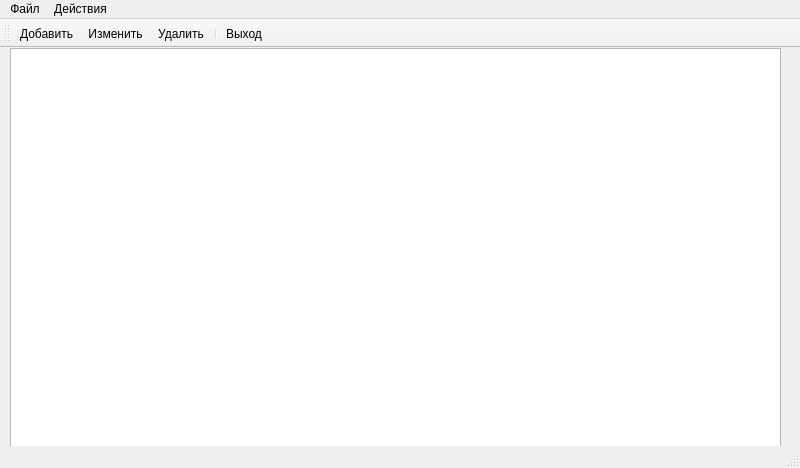
<?xml version="1.0" encoding="UTF-8"?>
<ui version="4.0">
 <class>MainWindow</class>
 <widget class="QMainWindow" name="MainWindow">
  <property name="geometry">
   <rect>
    <x>0</x>
    <y>0</y>
    <width>800</width>
    <height>468</height>
   </rect>
  </property>
  <property name="windowTitle">
   <string>Тест базы данных</string>
  </property>
  <widget class="QWidget" name="centralwidget">
   <widget class="QTableView" name="m_tableView">
    <property name="geometry">
     <rect>
      <x>10</x>
      <y>0</y>
      <width>771</width>
      <height>421</height>
     </rect>
    </property>
   </widget>
  </widget>
  <widget class="QMenuBar" name="menubar">
   <property name="geometry">
    <rect>
     <x>0</x>
     <y>0</y>
     <width>800</width>
     <height>30</height>
    </rect>
   </property>
   <widget class="QMenu" name="menu">
    <property name="title">
     <string>Файл</string>
    </property>
    <addaction name="exit_action"/>
   </widget>
   <widget class="QMenu" name="menu_2">
    <property name="title">
     <string>Действия</string>
    </property>
    <addaction name="add_rocord_action"/>
    <addaction name="edit_record_action"/>
    <addaction name="delete_record_action"/>
   </widget>
   <addaction name="menu"/>
   <addaction name="menu_2"/>
  </widget>
  <widget class="QStatusBar" name="statusbar"/>
  <widget class="QToolBar" name="toolBar">
   <property name="windowTitle">
    <string>toolBar</string>
   </property>
   <attribute name="toolBarArea">
    <enum>TopToolBarArea</enum>
   </attribute>
   <attribute name="toolBarBreak">
    <bool>false</bool>
   </attribute>
   <addaction name="add_rocord_action"/>
   <addaction name="edit_record_action"/>
   <addaction name="delete_record_action"/>
   <addaction name="separator"/>
   <addaction name="exit_action"/>
  </widget>
  <action name="exit_action">
   <property name="icon">
    <iconset resource="MainResourse.qrc">
     <normaloff>:/images/images/exit32.png</normaloff>:/images/images/exit32.png</iconset>
   </property>
   <property name="text">
    <string>Выход</string>
   </property>
   <property name="toolTip">
    <string>Завершение работы с программой</string>
   </property>
   <property name="shortcut">
    <string>Alt+X</string>
   </property>
  </action>
  <action name="add_rocord_action">
   <property name="icon">
    <iconset resource="MainResourse.qrc">
     <normaloff>:/images/images/add.png</normaloff>:/images/images/add.png</iconset>
   </property>
   <property name="text">
    <string>Добавить</string>
   </property>
   <property name="toolTip">
    <string>Создать новую запись</string>
   </property>
   <property name="shortcut">
    <string>Ctrl+A</string>
   </property>
  </action>
  <action name="edit_record_action">
   <property name="icon">
    <iconset resource="MainResourse.qrc">
     <normaloff>:/images/images/edit.png</normaloff>:/images/images/edit.png</iconset>
   </property>
   <property name="text">
    <string>Изменить</string>
   </property>
   <property name="shortcut">
    <string>Ctrl+E</string>
   </property>
  </action>
  <action name="delete_record_action">
   <property name="icon">
    <iconset resource="MainResourse.qrc">
     <normaloff>:/images/images/delete.png</normaloff>:/images/images/delete.png</iconset>
   </property>
   <property name="text">
    <string>Удалить</string>
   </property>
   <property name="toolTip">
    <string>Удалить текущую  запись</string>
   </property>
   <property name="shortcut">
    <string>Ctrl+D</string>
   </property>
  </action>
 </widget>
 <resources>
  <include location="MainResourse.qrc"/>
 </resources>
 <connections/>
</ui>
